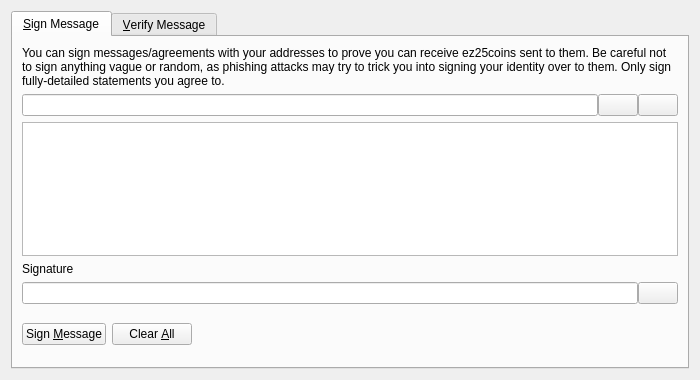
<?xml version="1.0" encoding="UTF-8"?>
<ui version="4.0">
 <class>SignVerifyMessageDialog</class>
 <widget class="QDialog" name="SignVerifyMessageDialog">
  <property name="geometry">
   <rect>
    <x>0</x>
    <y>0</y>
    <width>700</width>
    <height>380</height>
   </rect>
  </property>
  <property name="windowTitle">
   <string>Signatures - Sign / Verify a Message</string>
  </property>
  <property name="modal">
   <bool>true</bool>
  </property>
  <layout class="QVBoxLayout" name="verticalLayout">
   <item>
    <widget class="QTabWidget" name="tabWidget">
     <property name="currentIndex">
      <number>0</number>
     </property>
     <widget class="QWidget" name="tabSignMessage">
      <attribute name="title">
       <string>&amp;Sign Message</string>
      </attribute>
      <layout class="QVBoxLayout" name="verticalLayout_SM">
       <item>
        <widget class="QLabel" name="infoLabel_SM">
         <property name="text">
          <string>You can sign messages/agreements with your addresses to prove you can receive ez25coins sent to them. Be careful not to sign anything vague or random, as phishing attacks may try to trick you into signing your identity over to them. Only sign fully-detailed statements you agree to.</string>
         </property>
         <property name="textFormat">
          <enum>Qt::PlainText</enum>
         </property>
         <property name="wordWrap">
          <bool>true</bool>
         </property>
        </widget>
       </item>
       <item>
        <layout class="QHBoxLayout" name="horizontalLayout_1_SM">
         <property name="spacing">
          <number>0</number>
         </property>
         <item>
          <widget class="QValidatedLineEdit" name="addressIn_SM">
           <property name="toolTip">
            <string>The EZ25COIN address to sign the message with</string>
           </property>
          </widget>
         </item>
         <item>
          <widget class="QPushButton" name="addressBookButton_SM">
           <property name="toolTip">
            <string>Choose previously used address</string>
           </property>
           <property name="text">
            <string/>
           </property>
           <property name="icon">
            <iconset resource="../ez25coin.qrc">
             <normaloff>:/icons/address-book</normaloff>:/icons/address-book</iconset>
           </property>
           <property name="shortcut">
            <string>Alt+A</string>
           </property>
           <property name="autoDefault">
            <bool>false</bool>
           </property>
          </widget>
         </item>
         <item>
          <widget class="QPushButton" name="pasteButton_SM">
           <property name="toolTip">
            <string>Paste address from clipboard</string>
           </property>
           <property name="text">
            <string/>
           </property>
           <property name="icon">
            <iconset resource="../ez25coin.qrc">
             <normaloff>:/icons/editpaste</normaloff>:/icons/editpaste</iconset>
           </property>
           <property name="shortcut">
            <string>Alt+P</string>
           </property>
           <property name="autoDefault">
            <bool>false</bool>
           </property>
          </widget>
         </item>
        </layout>
       </item>
       <item>
        <widget class="QPlainTextEdit" name="messageIn_SM">
         <property name="toolTip">
          <string>Enter the message you want to sign here</string>
         </property>
        </widget>
       </item>
       <item>
        <widget class="QLabel" name="signatureLabel_SM">
         <property name="text">
          <string>Signature</string>
         </property>
         <property name="textFormat">
          <enum>Qt::PlainText</enum>
         </property>
        </widget>
       </item>
       <item>
        <layout class="QHBoxLayout" name="horizontalLayout_2_SM">
         <property name="spacing">
          <number>0</number>
         </property>
         <item>
          <widget class="QLineEdit" name="signatureOut_SM">
           <property name="font">
            <font>
             <italic>true</italic>
            </font>
           </property>
           <property name="readOnly">
            <bool>true</bool>
           </property>
          </widget>
         </item>
         <item>
          <widget class="QPushButton" name="copySignatureButton_SM">
           <property name="toolTip">
            <string>Copy the current signature to the system clipboard</string>
           </property>
           <property name="text">
            <string/>
           </property>
           <property name="icon">
            <iconset resource="../ez25coin.qrc">
             <normaloff>:/icons/editcopy</normaloff>:/icons/editcopy</iconset>
           </property>
           <property name="autoDefault">
            <bool>false</bool>
           </property>
          </widget>
         </item>
        </layout>
       </item>
       <item>
        <layout class="QHBoxLayout" name="horizontalLayout_3_SM">
         <item>
          <widget class="QPushButton" name="signMessageButton_SM">
           <property name="toolTip">
            <string>Sign the message to prove you own this EZ25COIN address</string>
           </property>
           <property name="text">
            <string>Sign &amp;Message</string>
           </property>
           <property name="icon">
            <iconset resource="../ez25coin.qrc">
             <normaloff>:/icons/edit</normaloff>:/icons/edit</iconset>
           </property>
           <property name="autoDefault">
            <bool>false</bool>
           </property>
          </widget>
         </item>
         <item>
          <widget class="QPushButton" name="clearButton_SM">
           <property name="toolTip">
            <string>Reset all sign message fields</string>
           </property>
           <property name="text">
            <string>Clear &amp;All</string>
           </property>
           <property name="icon">
            <iconset resource="../ez25coin.qrc">
             <normaloff>:/icons/remove</normaloff>:/icons/remove</iconset>
           </property>
           <property name="autoDefault">
            <bool>false</bool>
           </property>
          </widget>
         </item>
         <item>
          <spacer name="horizontalSpacer_1_SM">
           <property name="orientation">
            <enum>Qt::Horizontal</enum>
           </property>
           <property name="sizeHint" stdset="0">
            <size>
             <width>40</width>
             <height>48</height>
            </size>
           </property>
          </spacer>
         </item>
         <item>
          <widget class="QLabel" name="statusLabel_SM">
           <property name="font">
            <font>
             <weight>75</weight>
             <bold>true</bold>
            </font>
           </property>
           <property name="text">
            <string/>
           </property>
           <property name="wordWrap">
            <bool>true</bool>
           </property>
          </widget>
         </item>
         <item>
          <spacer name="horizontalSpacer_2_SM">
           <property name="orientation">
            <enum>Qt::Horizontal</enum>
           </property>
           <property name="sizeHint" stdset="0">
            <size>
             <width>40</width>
             <height>48</height>
            </size>
           </property>
          </spacer>
         </item>
        </layout>
       </item>
      </layout>
     </widget>
     <widget class="QWidget" name="tabVerifyMessage">
      <attribute name="title">
       <string>&amp;Verify Message</string>
      </attribute>
      <layout class="QVBoxLayout" name="verticalLayout_VM">
       <item>
        <widget class="QLabel" name="infoLabel_VM">
         <property name="text">
          <string>Enter the receiver's address, message (ensure you copy line breaks, spaces, tabs, etc. exactly) and signature below to verify the message. Be careful not to read more into the signature than what is in the signed message itself, to avoid being tricked by a man-in-the-middle attack. Note that this only proves the signing party receives with the address, it cannot prove sendership of any transaction!</string>
         </property>
         <property name="textFormat">
          <enum>Qt::PlainText</enum>
         </property>
         <property name="alignment">
          <set>Qt::AlignLeading|Qt::AlignLeft|Qt::AlignTop</set>
         </property>
         <property name="wordWrap">
          <bool>true</bool>
         </property>
        </widget>
       </item>
       <item>
        <layout class="QHBoxLayout" name="horizontalLayout_1_VM">
         <property name="spacing">
          <number>0</number>
         </property>
         <item>
          <widget class="QValidatedLineEdit" name="addressIn_VM">
           <property name="toolTip">
            <string>The EZ25COIN address the message was signed with</string>
           </property>
          </widget>
         </item>
         <item>
          <widget class="QPushButton" name="addressBookButton_VM">
           <property name="toolTip">
            <string>Choose previously used address</string>
           </property>
           <property name="text">
            <string/>
           </property>
           <property name="icon">
            <iconset resource="../ez25coin.qrc">
             <normaloff>:/icons/address-book</normaloff>:/icons/address-book</iconset>
           </property>
           <property name="shortcut">
            <string>Alt+A</string>
           </property>
           <property name="autoDefault">
            <bool>false</bool>
           </property>
          </widget>
         </item>
        </layout>
       </item>
       <item>
        <widget class="QPlainTextEdit" name="messageIn_VM"/>
       </item>
       <item>
        <widget class="QValidatedLineEdit" name="signatureIn_VM"/>
       </item>
       <item>
        <layout class="QHBoxLayout" name="horizontalLayout_2_VM">
         <item>
          <widget class="QPushButton" name="verifyMessageButton_VM">
           <property name="toolTip">
            <string>Verify the message to ensure it was signed with the specified EZ25COIN address</string>
           </property>
           <property name="text">
            <string>Verify &amp;Message</string>
           </property>
           <property name="icon">
            <iconset resource="../ez25coin.qrc">
             <normaloff>:/icons/transaction_0</normaloff>:/icons/transaction_0</iconset>
           </property>
           <property name="autoDefault">
            <bool>false</bool>
           </property>
          </widget>
         </item>
         <item>
          <widget class="QPushButton" name="clearButton_VM">
           <property name="toolTip">
            <string>Reset all verify message fields</string>
           </property>
           <property name="text">
            <string>Clear &amp;All</string>
           </property>
           <property name="icon">
            <iconset resource="../ez25coin.qrc">
             <normaloff>:/icons/remove</normaloff>:/icons/remove</iconset>
           </property>
           <property name="autoDefault">
            <bool>false</bool>
           </property>
          </widget>
         </item>
         <item>
          <spacer name="horizontalSpacer_1_VM">
           <property name="orientation">
            <enum>Qt::Horizontal</enum>
           </property>
           <property name="sizeHint" stdset="0">
            <size>
             <width>40</width>
             <height>48</height>
            </size>
           </property>
          </spacer>
         </item>
         <item>
          <widget class="QLabel" name="statusLabel_VM">
           <property name="font">
            <font>
             <weight>75</weight>
             <bold>true</bold>
            </font>
           </property>
           <property name="text">
            <string/>
           </property>
           <property name="wordWrap">
            <bool>true</bool>
           </property>
          </widget>
         </item>
         <item>
          <spacer name="horizontalSpacer_2_VM">
           <property name="orientation">
            <enum>Qt::Horizontal</enum>
           </property>
           <property name="sizeHint" stdset="0">
            <size>
             <width>40</width>
             <height>48</height>
            </size>
           </property>
          </spacer>
         </item>
        </layout>
       </item>
      </layout>
     </widget>
    </widget>
   </item>
  </layout>
 </widget>
 <customwidgets>
  <customwidget>
   <class>QValidatedLineEdit</class>
   <extends>QLineEdit</extends>
   <header>qt/qvalidatedlineedit.h</header>
  </customwidget>
 </customwidgets>
 <resources>
  <include location="../ez25coin.qrc"/>
 </resources>
 <connections/>
</ui>
